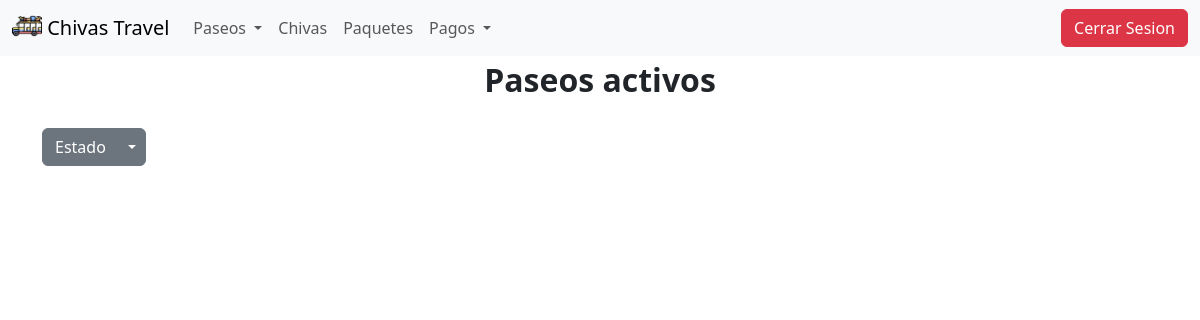
Before: /paseos/verPaseosAdmin/ with the older database file.
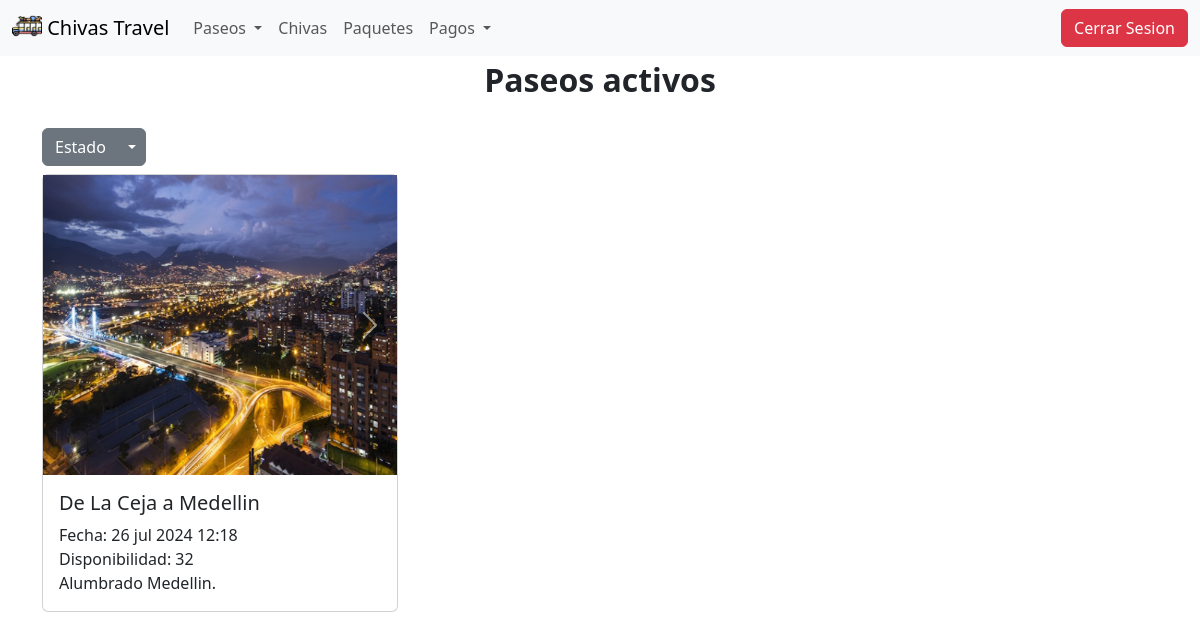
After: the same page with the newer database file.
### paseos/models.py (models this page shows)
class Paseo(models.Model):
    imagen = models.CharField(max_length=500000, default='default_value')
    origen = models.CharField(max_length=100)
    destino = models.CharField(max_length=100)
    descripcion = models.CharField(max_length=300)
    fecha = models.DateField()
    hora = models.TimeField()
    chiva = models.ForeignKey(Chiva, on_delete=models.CASCADE)
    esquemaCobro = models.ForeignKey(EsquemaCobro, on_delete=models.CASCADE)
    disponibilidad = models.IntegerField()

### paseos/views.py (the view)
# urls.py: path('verPaseosAdmin/', views.verPaseosAdmin, name='verPaseosAdmin'),
def verPaseosAdmin(request):
    antiguos = Paseo.objects.filter(fecha__lt=now().date())
    activos = Paseo.objects.filter(fecha__gte=now().date())
    lista = request.GET.get('lista', 'activos')
    if lista == 'antiguos':
        listaPaseos = antiguos
    else:
        listaPaseos = activos
    template = loader.get_template('verPaseosAdmin.html')
    context = {
        'listaPaseos': listaPaseos,
        'lista': lista,
    }
    return HttpResponse(template.render(context, request))

### paseos/templates/verPaseosAdmin.html (shortened to what this page needs)
<!DOCTYPE html>
<html lang="en">
<head>
    {% load static %}
    <link rel="stylesheet" href="{% static '/styles.css' %}">
</head>
<body>
    {% include "navbarAdmin.html" %}
    <p class="fs-2 fw-bold text-center">Paseos {{lista}}</p>
    <div class="container">
        <div class="btn-group mt-2 mb-2">
            <button type="button" class="btn btn-secondary">Estado</button>
            <button type="button" class="btn btn-secondary dropdown-toggle dropdown-toggle-split" data-bs-toggle="dropdown" aria-expanded="false">
            </button>
        </div>
            <div class="row row-cols-1 row-cols-md-3 g-4">
                {% for paseo in listaPaseos %}
                    <div class="col">
                        <a href="{% url 'paseoAdmin' paseo.id %}" style="text-decoration: none;">
                            <div class="card" style="max-width: 402px; max-height: 515px ;">
                                <div id="{{paseo.id}}" class="card-img-top" >
                                    <div id="carousel{{ paseo.id }}" class="carousel slide" style="display: none;">
                                        <div class="carousel-inner" id="inner{{paseo.id}}">
                                        </div>
                                        <button id="button1{{ paseo.id }}" class="carousel-control-prev" type="button" data-bs-target="#carousel{{ paseo.id }}" data-bs-slide="prev">
                                          <span class="carousel-control-prev-icon" aria-hidden="true"></span>
                                        </button>
                                        <button id="button2{{ paseo.id }}" class="carousel-control-next" type="button" data-bs-target="#carousel{{ paseo.id }}" data-bs-slide="next">
                                          <span class="carousel-control-next-icon" aria-hidden="true"></span>
                                        </button>
                                      </div>
                                </div>
                                <div class="card-body">
                                    <h5 class="card-title">De {{ paseo.origen}} a {{ paseo.destino }}</h5>
                                    <p class="card-text">Fecha: {{ paseo.fecha|date:"d b Y" }} {{ paseo.hora }}<br>
                                        Disponibilidad: {{ paseo.disponibilidad }}<br>
                                        {{paseo.descripcion|truncatechars:93 }}.</p>
                                </div>
                            </div>
                        </a>
                    </div>
                {% endfor %}
            </div>
      </div>
</body>
</html>

Changed rows visible on the page:
added Paseo: origen "La Ceja", destino "Medellin", fecha "26 jul 2024", hora "12:18", disponibilidad "32", descripcion "Alumbrado Medellin"
